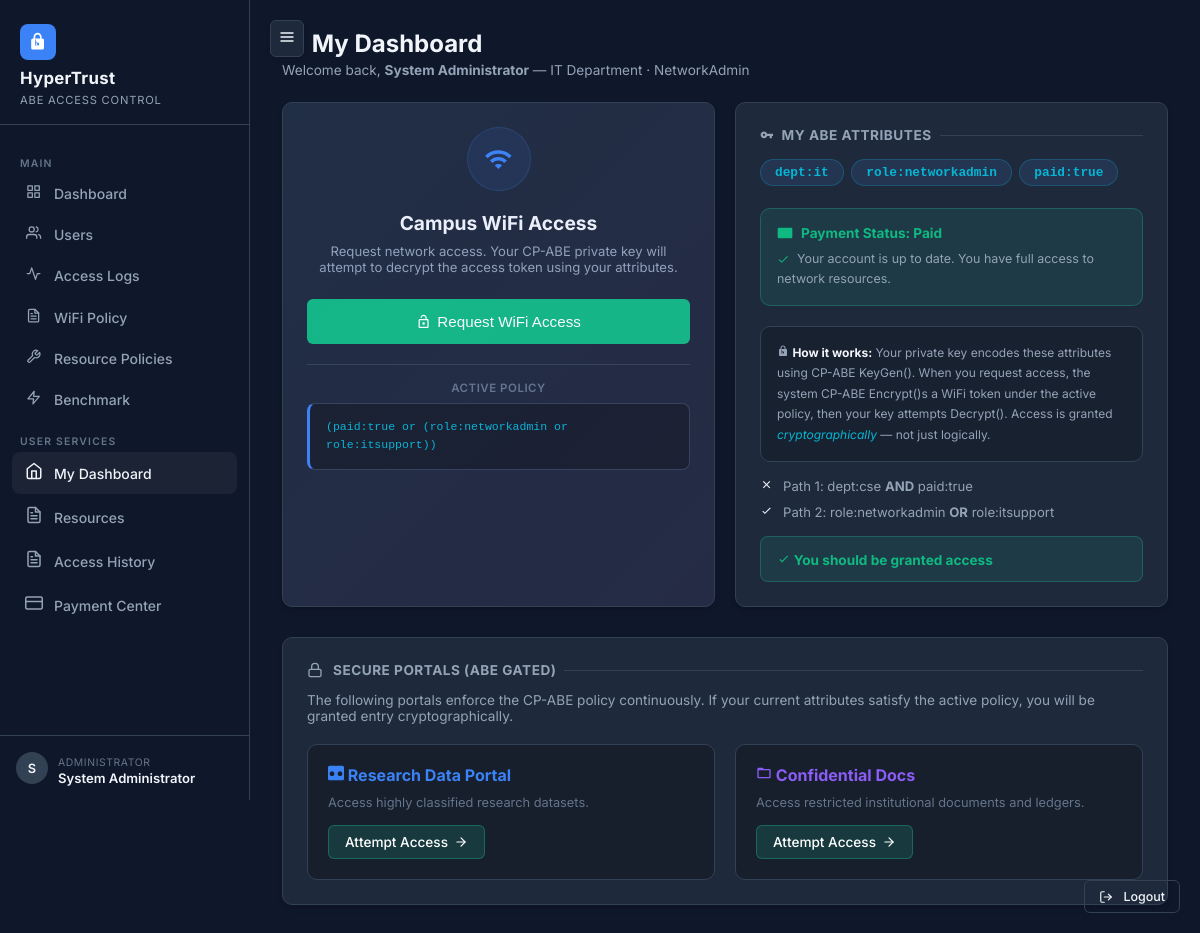
Before: /user/dashboard (signed in) with the older database file.
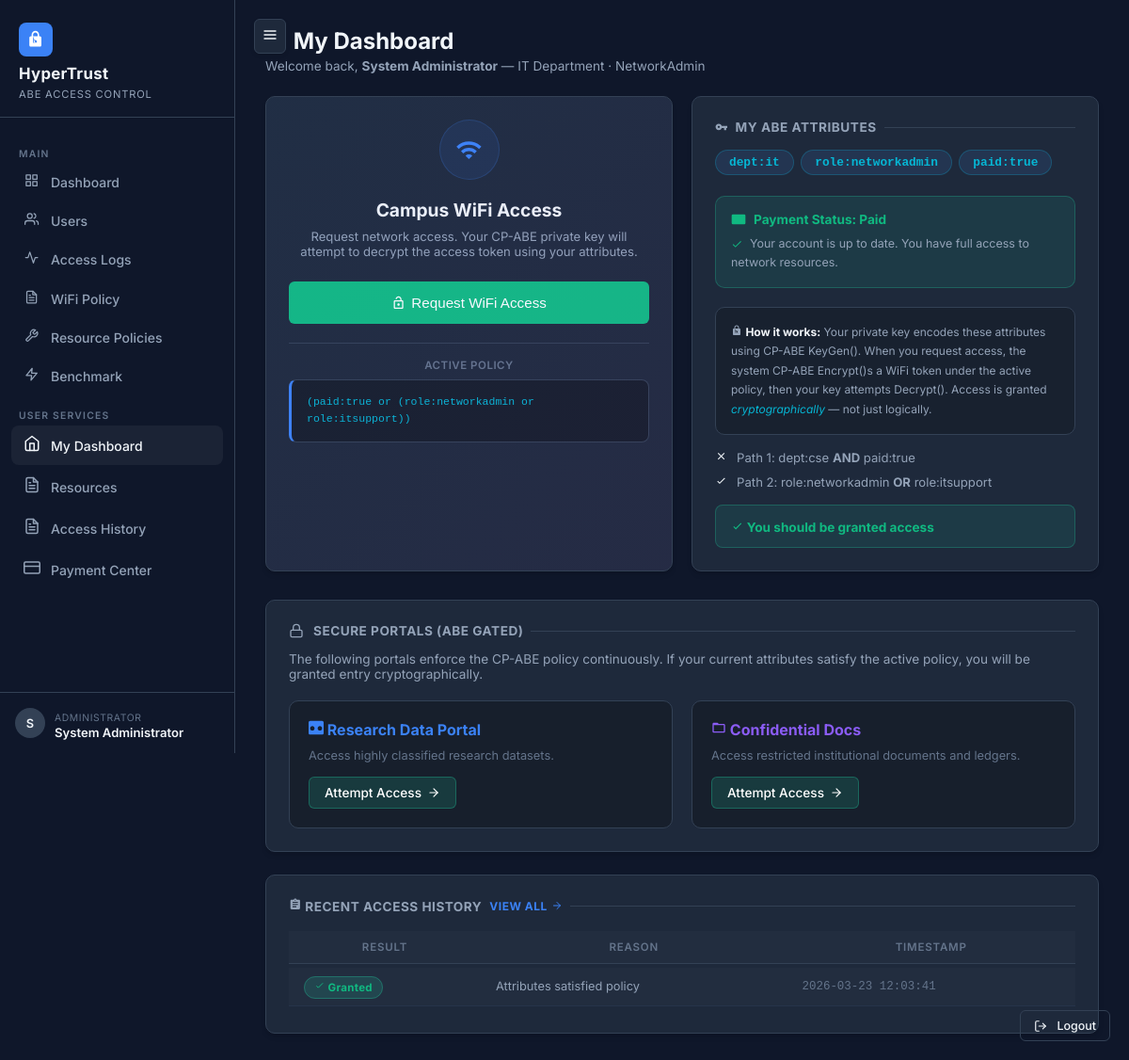
After: the same page with the newer database file.
### tables this page shows
CREATE TABLE access_logs (
    id           INTEGER PRIMARY KEY AUTOINCREMENT,
    user_id      INTEGER NOT NULL REFERENCES users(id),
    token_id     INTEGER REFERENCES access_tokens(id),
    attempt_time DATETIME DEFAULT CURRENT_TIMESTAMP,
    success      INTEGER NOT NULL DEFAULT 0,
    reason       TEXT    NOT NULL DEFAULT ''
);

### routes/user.py (the view)
@user_bp.route("/dashboard")
@login_required
def dashboard():
    db          = get_db()
    user        = get_user_by_id(db, session["user_id"])
    attributes  = get_user_attributes(db, session["user_id"])
    recent_logs = get_user_logs(db, session["user_id"])[:5]
    return render_template(
        "user/dashboard.html",
        user=user,
        attributes=attributes,
        recent_logs=recent_logs,
        policy=WIFI_POLICY
    )

### db.py (called while the page is built)
def get_db():
    if "db" not in g:
        g.db = sqlite3.connect(
            current_app.config["DB_PATH"],
            detect_types=sqlite3.PARSE_DECLTYPES
        )
        g.db.row_factory = sqlite3.Row
        g.db.execute("PRAGMA foreign_keys = ON")
    return g.db

def get_user_by_id(db, user_id: int):
    return db.execute("SELECT * FROM users WHERE id = ?", (user_id,)).fetchone()

def get_user_private_key(db, user_id: int) -> dict | None:
    row = db.execute(
        "SELECT private_key_json FROM user_keys WHERE user_id = ?", (user_id,)
    ).fetchone()
    if row:
        return json.loads(row["private_key_json"])
    return None

def get_user_attributes(db, user_id: int) -> list[str]:
    row = get_user_private_key(db, user_id)
    if row:
        return row.get("attributes", [])
    return []

def get_user_logs(db, user_id: int):
    return db.execute(
        """SELECT l.*, u.username
           FROM access_logs l
           JOIN users u ON l.user_id = u.id
           WHERE l.user_id = ?
           ORDER BY l.attempt_time DESC
           LIMIT 100""",
        (user_id,)
    ).fetchall()

### templates/user/dashboard.html (shortened to what the changed rows need)
{% extends "base.html" %}
{% block content %}
<div class="page-header">
    <h2> My Dashboard</h2>
</div>
<div class="grid-2">
    <div class="glass-card p-6">
        {% if attributes %}
        <div style="margin-bottom:20px;">
            {% for attr in attributes %}
            <span class="badge-attr" style="font-size:0.8rem;padding:5px 14px;">{{ attr }}</span>
            {% endfor %}
        </div>
        {% set attrs_set = attributes | map('lower') | list %}
        {% set has_cse = 'dept:cse' in attrs_set %}
        {% set has_paid = 'paid:true' in attrs_set %}
        {% set has_admin = 'role:networkadmin' in attrs_set %}
        {% set has_it = 'role:itsupport' in attrs_set %}
        {% set path1 = has_cse and has_paid %}
        {% set path2 = has_admin or has_it %}
        {% set will_pass = path1 or path2 %}
        {% endif %}
    </div>
</div>
{% if recent_logs %}
<div class="glass-card p-6 mt-4">
    <div class="section-title d-flex justify-between" style="margin-bottom:14px;">
        <span><svg viewBox="0 0 24 24" width="1em" height="1em" fill="currentColor">
                <path
                    d="M19 3h-4.18C14.4 1.84 13.3 1 12 1c-1.3 0-2.4.84-2.82 2H5c-1.1 0-2 .9-2 2v14c0 1.1.9 2 2 2h14c1.1 0 2-.9 2-2V5c0-1.1-.9-2-2-2zm-7 0c.55 0 1 .45 1 1s-.45 1-1 1-1-.45-1-1 .45-1 1-1zm2 14H7v-2h7v2zm3-4H7v-2h10v2zm0-4H7V7h10v2z" />
            </svg> Recent Access History</span>
        <a href="{{ url_for('user.logs') }}"
            style="font-size:0.75rem;color:var(--accent-blue);text-decoration:none; display: inline-flex; align-items: center; gap: 4px;">View
            all <svg viewBox="0 0 24 24" width="12" height="12" fill="none" stroke="currentColor" stroke-width="2"
                stroke-linecap="round" stroke-linejoin="round">
                <line x1="5" y1="12" x2="19" y2="12"></line>
                <polyline points="12 5 19 12 12 19"></polyline>
            </svg></a>
    </div>
    <div style="overflow-x:auto;">
        <table class="ht-table">
            <thead>
                <tr>
                    <th>Result</th>
                    <th>Reason</th>
                    <th>Timestamp</th>
                </tr>
            </thead>
            <tbody>
                {% for log in recent_logs %}
                <tr>
                    <td>{% if log.success %}<span class="badge-granted"><svg viewBox="0 0 24 24" width="1em"
                                height="1em" stroke="currentColor" fill="none" stroke-width="2">
                                <path d="M5 13l4 4L19 7" />
                            </svg> Granted</span>{% else %}<span class="badge-denied"><svg viewBox="0 0 24 24"
                                width="1em" height="1em" stroke="currentColor" fill="none" stroke-width="2">
                                <path d="M18 6L6 18M6 6l12 12" />
                            </svg> Denied</span>{% endif %}</td>
                    <td style="font-size:0.8rem;color:var(--text-secondary);">{{ log.reason or '—' }}</td>
                    <td class="mono text-muted-ht" style="font-size:0.78rem;">{{ log.attempt_time }}</td>
                </tr>
                {% endfor %}
            </tbody>
        </table>
    </div>
</div>
{% endif %}
{% endblock %}

Changed rows visible on the page:
added access_logs: success 1 (drawn), reason "Attributes satisfied policy", attempt_time "2026-03-23 12:03:41"
Other visible differences:
text now shown: "RECENT ACCESS HISTORY VIEW ALL RESULT REASON TIMESTAMP"
